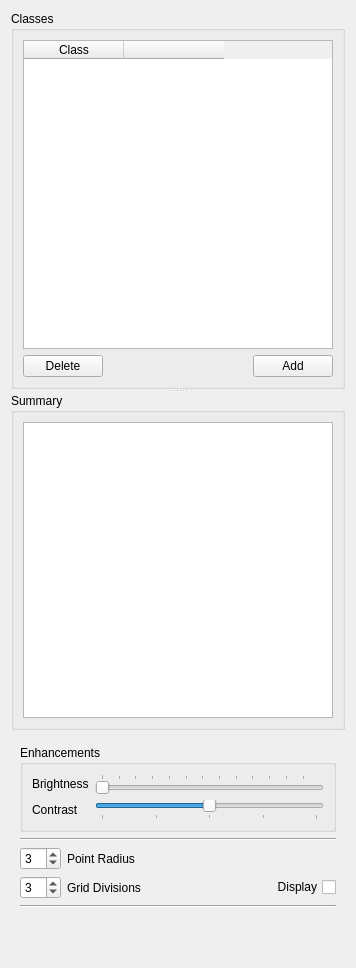
<?xml version='1.0' encoding='utf-8'?>
<!-- Modified by: Anson, 2026-03 — class editor column layout, sorting -->
<ui version="4.0">
 <class>PointWidget</class>
 <widget class="QWidget" name="PointWidget">
  <property name="geometry">
   <rect>
    <x>0</x>
    <y>0</y>
    <width>356</width>
    <height>968</height>
   </rect>
  </property>
  <property name="windowTitle">
   <string>Form</string>
  </property>
  <layout class="QVBoxLayout" name="verticalLayout_3">
   <item>
    <widget class="QSplitter" name="splitter">
     <property name="orientation">
      <enum>Qt::Vertical</enum>
     </property>
     <widget class="QGroupBox" name="groupBoxClasses">
      <property name="title">
       <string>Classes</string>
      </property>
      <layout class="QVBoxLayout" name="verticalLayout">
       <item>
        <widget class="QTableWidget" name="tableWidgetClasses">
         <column>
          <property name="text">
           <string>Class</string>
          </property>
         </column>
         <column>
          <property name="text">
           <string />
          </property>
         </column>
        </widget>
       </item>
       <item>
        <layout class="QHBoxLayout" name="horizontalLayout_3">
         <item>
          <widget class="QPushButton" name="pushButtonRemoveClass">
           <property name="maximumSize">
            <size>
             <width>1000</width>
             <height>1000</height>
            </size>
           </property>
           <property name="toolTip">
            <string>Delete class.</string>
           </property>
           <property name="text">
            <string>Delete</string>
           </property>
           <property name="icon">
            <iconset>
             <normaloff>:/icons/delete.svg</normaloff>:/icons/delete.svg</iconset>
           </property>
           <property name="iconSize">
            <size>
             <width>24</width>
             <height>24</height>
            </size>
           </property>
          </widget>
         </item>
         <item>
          <spacer name="horizontalSpacer_2">
           <property name="orientation">
            <enum>Qt::Horizontal</enum>
           </property>
           <property name="sizeHint" stdset="0">
            <size>
             <width>40</width>
             <height>20</height>
            </size>
           </property>
          </spacer>
         </item>
         <item>
          <widget class="QPushButton" name="pushButtonAddClass">
           <property name="maximumSize">
            <size>
             <width>1000</width>
             <height>1000</height>
            </size>
           </property>
           <property name="toolTip">
            <string>Add class.</string>
           </property>
           <property name="text">
            <string>Add</string>
           </property>
           <property name="icon">
            <iconset>
             <normaloff>:/icons/add.svg</normaloff>:/icons/add.svg</iconset>
           </property>
           <property name="iconSize">
            <size>
             <width>24</width>
             <height>24</height>
            </size>
           </property>
          </widget>
         </item>
        </layout>
       </item>
      </layout>
     </widget>
     <widget class="QGroupBox" name="groupBoxSummary">
      <property name="title">
       <string>Summary</string>
      </property>
      <layout class="QVBoxLayout" name="verticalLayout_2">
       <item>
        <widget class="QTreeView" name="treeView" />
       </item>
      </layout>
     </widget>
    </widget>
   </item>
   <item>
    <widget class="QFrame" name="frameControls">
     <property name="frameShadow">
      <enum>QFrame::Plain</enum>
     </property>
     <layout class="QGridLayout" name="gridLayout_4">
      <item row="1" column="0" colspan="3">
       <widget class="QGroupBox" name="groupBox">
        <property name="title">
         <string>Enhancements</string>
        </property>
        <layout class="QGridLayout" name="gridLayout">
         <item row="0" column="0">
          <widget class="QLabel" name="label">
           <property name="text">
            <string>Brightness</string>
           </property>
          </widget>
         </item>
         <item row="0" column="1">
          <widget class="QSlider" name="horizontalSliderBrightness">
           <property name="maximum">
            <number>128</number>
           </property>
           <property name="tracking">
            <bool>true</bool>
           </property>
           <property name="orientation">
            <enum>Qt::Horizontal</enum>
           </property>
           <property name="tickPosition">
            <enum>QSlider::TicksAbove</enum>
           </property>
           <property name="tickInterval">
            <number>10</number>
           </property>
          </widget>
         </item>
         <item row="1" column="0">
          <widget class="QLabel" name="label_6">
           <property name="text">
            <string>Contrast</string>
           </property>
          </widget>
         </item>
         <item row="1" column="1">
          <widget class="QSlider" name="horizontalSliderContrast">
           <property name="minimum">
            <number>-100</number>
           </property>
           <property name="maximum">
            <number>100</number>
           </property>
           <property name="singleStep">
            <number>5</number>
           </property>
           <property name="pageStep">
            <number>5</number>
           </property>
           <property name="value">
            <number>0</number>
           </property>
           <property name="tracking">
            <bool>true</bool>
           </property>
           <property name="orientation">
            <enum>Qt::Horizontal</enum>
           </property>
           <property name="tickPosition">
            <enum>QSlider::TicksBelow</enum>
           </property>
           <property name="tickInterval">
            <number>50</number>
           </property>
          </widget>
         </item>
        </layout>
       </widget>
      </item>
      <item row="2" column="0" colspan="3">
       <widget class="Line" name="line_3">
        <property name="orientation">
         <enum>Qt::Horizontal</enum>
        </property>
       </widget>
      </item>
      <item row="3" column="0" colspan="3">
       <layout class="QGridLayout" name="gridLayout_3">

        <item row="1" column="5">
         <widget class="QCheckBox" name="checkBoxDisplayGrid">
          <property name="toolTip">
           <string>Display grid.</string>
          </property>
          <property name="layoutDirection">
           <enum>Qt::RightToLeft</enum>
          </property>
          <property name="text">
           <string>Display</string>
          </property>
          <property name="checked">
           <bool>false</bool>
          </property>
         </widget>
        </item>
        <item row="0" column="1" colspan="2">
         <widget class="QLabel" name="label_2">
          <property name="text">
           <string>Point Radius</string>
          </property>
         </widget>
        </item>
        <item row="0" column="3">
         <spacer name="horizontalSpacer">
          <property name="orientation">
           <enum>Qt::Horizontal</enum>
          </property>
          <property name="sizeHint" stdset="0">
           <size>
            <width>107</width>
            <height>20</height>
           </size>
          </property>
         </spacer>
        </item>
        <item row="0" column="0">
         <widget class="QSpinBox" name="spinBoxPointRadius">
          <property name="minimum">
           <number>1</number>
          </property>
          <property name="maximum">
           <number>10</number>
          </property>
          <property name="singleStep">
           <number>1</number>
          </property>
          <property name="value">
           <number>3</number>
          </property>
         </widget>
        </item>
        <item row="1" column="3">
         <spacer name="horizontalSpacer_4">
          <property name="orientation">
           <enum>Qt::Horizontal</enum>
          </property>
          <property name="sizeHint" stdset="0">
           <size>
            <width>107</width>
            <height>20</height>
           </size>
          </property>
         </spacer>
        </item>
        <item row="1" column="4">
         <widget class="QLabel" name="labelGridColor">
          <property name="toolTip">
           <string>Grid color. Click to change.</string>
          </property>
          <property name="text">
           <string />
          </property>
         </widget>
        </item>

        <item row="1" column="0">
         <widget class="QSpinBox" name="spinBoxGrid">
          <property name="minimum">
           <number>1</number>
          </property>
          <property name="maximum">
           <number>10</number>
          </property>
          <property name="singleStep">
           <number>1</number>
          </property>
          <property name="value">
           <number>3</number>
          </property>
         </widget>
        </item>
        <item row="1" column="1">
         <widget class="QLabel" name="label_3">
          <property name="text">
           <string>Grid Divisions</string>
          </property>
         </widget>
        </item>
       </layout>
      </item>
      <item row="4" column="0" colspan="3">
       <widget class="Line" name="line_2">
        <property name="orientation">
         <enum>Qt::Horizontal</enum>
        </property>
       </widget>
      </item>
      <item row="6" column="1">
       <spacer name="horizontalSpacer_3">
        <property name="orientation">
         <enum>Qt::Horizontal</enum>
        </property>
        <property name="sizeHint" stdset="0">
         <size>
          <width>148</width>
          <height>20</height>
         </size>
        </property>
       </spacer>
      </item>
      <item row="7" column="1">
       <spacer name="horizontalSpacer_7">
        <property name="orientation">
         <enum>Qt::Horizontal</enum>
        </property>
        <property name="sizeHint" stdset="0">
         <size>
          <width>148</width>
          <height>20</height>
         </size>
        </property>
       </spacer>
      </item>
      </layout>
    </widget>
   </item>
  </layout>
 </widget>
 <resources />
 <connections />
</ui>
